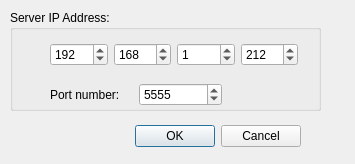
<?xml version="1.0" encoding="UTF-8"?>
<ui version="4.0">
 <class>ServerSettingsDialog</class>
 <widget class="QDialog" name="ServerSettingsDialog">
  <property name="enabled">
   <bool>true</bool>
  </property>
  <property name="geometry">
   <rect>
    <x>0</x>
    <y>0</y>
    <width>355</width>
    <height>164</height>
   </rect>
  </property>
  <property name="windowTitle">
   <string>Server settings</string>
  </property>
  <widget class="QDialogButtonBox" name="buttonBox">
   <property name="geometry">
    <rect>
     <x>90</x>
     <y>120</y>
     <width>211</width>
     <height>32</height>
    </rect>
   </property>
   <property name="orientation">
    <enum>Qt::Horizontal</enum>
   </property>
   <property name="standardButtons">
    <set>QDialogButtonBox::Cancel|QDialogButtonBox::Ok</set>
   </property>
  </widget>
  <widget class="QGroupBox" name="groupBox">
   <property name="geometry">
    <rect>
     <x>10</x>
     <y>10</y>
     <width>311</width>
     <height>101</height>
    </rect>
   </property>
   <property name="title">
    <string>Server IP Address:</string>
   </property>
   <widget class="QWidget" name="layoutWidget">
    <property name="geometry">
     <rect>
      <x>40</x>
      <y>30</y>
      <width>248</width>
      <height>29</height>
     </rect>
    </property>
    <layout class="QHBoxLayout" name="horizontalLayout">
     <item>
      <widget class="QSpinBox" name="addrBox1">
       <property name="maximum">
        <number>255</number>
       </property>
       <property name="value">
        <number>192</number>
       </property>
      </widget>
     </item>
     <item>
      <widget class="QSpinBox" name="addrBox2">
       <property name="maximum">
        <number>255</number>
       </property>
       <property name="value">
        <number>168</number>
       </property>
      </widget>
     </item>
     <item>
      <widget class="QSpinBox" name="addrBox3">
       <property name="maximum">
        <number>255</number>
       </property>
       <property name="value">
        <number>1</number>
       </property>
      </widget>
     </item>
     <item>
      <widget class="QSpinBox" name="addrBox4">
       <property name="maximum">
        <number>255</number>
       </property>
       <property name="value">
        <number>212</number>
       </property>
      </widget>
     </item>
    </layout>
   </widget>
   <widget class="QWidget" name="layoutWidget">
    <property name="geometry">
     <rect>
      <x>40</x>
      <y>70</y>
      <width>172</width>
      <height>29</height>
     </rect>
    </property>
    <layout class="QHBoxLayout" name="horizontalLayout_2">
     <item>
      <widget class="QLabel" name="label">
       <property name="text">
        <string>Port number:</string>
       </property>
      </widget>
     </item>
     <item>
      <widget class="QSpinBox" name="portSpinBox">
       <property name="maximum">
        <number>65535</number>
       </property>
       <property name="value">
        <number>5555</number>
       </property>
      </widget>
     </item>
    </layout>
   </widget>
  </widget>
 </widget>
 <resources/>
 <connections>
  <connection>
   <sender>buttonBox</sender>
   <signal>accepted()</signal>
   <receiver>ServerSettingsDialog</receiver>
   <slot>accept()</slot>
   <hints>
    <hint type="sourcelabel">
     <x>248</x>
     <y>254</y>
    </hint>
    <hint type="destinationlabel">
     <x>157</x>
     <y>274</y>
    </hint>
   </hints>
  </connection>
  <connection>
   <sender>buttonBox</sender>
   <signal>rejected()</signal>
   <receiver>ServerSettingsDialog</receiver>
   <slot>reject()</slot>
   <hints>
    <hint type="sourcelabel">
     <x>316</x>
     <y>260</y>
    </hint>
    <hint type="destinationlabel">
     <x>286</x>
     <y>274</y>
    </hint>
   </hints>
  </connection>
 </connections>
</ui>
